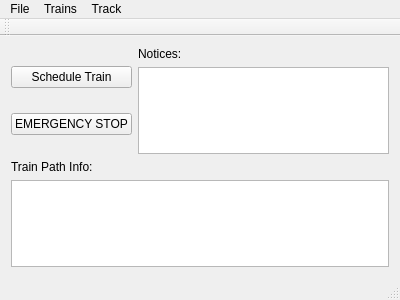
<?xml version="1.0" encoding="UTF-8"?>
<ui version="4.0">
 <class>MainWindow</class>
 <widget class="QMainWindow" name="MainWindow">
  <property name="geometry">
   <rect>
    <x>0</x>
    <y>0</y>
    <width>400</width>
    <height>300</height>
   </rect>
  </property>
  <property name="windowTitle">
   <string>MainWindow</string>
  </property>
  <widget class="QWidget" name="centralWidget">
   <layout class="QVBoxLayout" name="verticalLayout_4">
    <item>
     <layout class="QHBoxLayout" name="horizontalLayout">
      <item>
       <layout class="QVBoxLayout" name="verticalLayout">
        <item>
         <widget class="QPushButton" name="schedule">
          <property name="text">
           <string>Schedule Train</string>
          </property>
         </widget>
        </item>
        <item>
         <widget class="QPushButton" name="pushButton_2">
          <property name="text">
           <string>EMERGENCY STOP</string>
          </property>
         </widget>
        </item>
       </layout>
      </item>
      <item>
       <layout class="QVBoxLayout" name="verticalLayout_3">
        <item>
         <widget class="QLabel" name="label_2">
          <property name="text">
           <string>Notices:</string>
          </property>
         </widget>
        </item>
        <item>
         <widget class="QTextBrowser" name="textBrowser_2"/>
        </item>
       </layout>
      </item>
     </layout>
    </item>
    <item>
     <layout class="QVBoxLayout" name="verticalLayout_2">
      <item>
       <widget class="QLabel" name="label">
        <property name="text">
         <string>Train Path Info:</string>
        </property>
       </widget>
      </item>
      <item>
       <widget class="QTableView" name="tableView"/>
      </item>
     </layout>
    </item>
   </layout>
  </widget>
  <widget class="QMenuBar" name="menuBar">
   <property name="geometry">
    <rect>
     <x>0</x>
     <y>0</y>
     <width>400</width>
     <height>21</height>
    </rect>
   </property>
   <widget class="QMenu" name="menuFile">
    <property name="title">
     <string>File</string>
    </property>
    <addaction name="actionSave_State"/>
   </widget>
   <widget class="QMenu" name="menuTrains">
    <property name="title">
     <string>Trains</string>
    </property>
    <addaction name="actionAdd_Train"/>
    <addaction name="actionEdit_Train"/>
    <addaction name="actionRemove_Train"/>
   </widget>
   <widget class="QMenu" name="menuTrack">
    <property name="title">
     <string>Track</string>
    </property>
    <addaction name="actionStatus_Override"/>
   </widget>
   <addaction name="menuFile"/>
   <addaction name="menuTrains"/>
   <addaction name="menuTrack"/>
  </widget>
  <widget class="QToolBar" name="mainToolBar">
   <attribute name="toolBarArea">
    <enum>TopToolBarArea</enum>
   </attribute>
   <attribute name="toolBarBreak">
    <bool>false</bool>
   </attribute>
  </widget>
  <widget class="QStatusBar" name="statusBar"/>
  <action name="actionSave_State">
   <property name="text">
    <string>Reload Track State</string>
   </property>
  </action>
  <action name="actionLoad_State">
   <property name="text">
    <string>Load State</string>
   </property>
  </action>
  <action name="actionAdd_Train">
   <property name="text">
    <string>Add Train</string>
   </property>
  </action>
  <action name="actionRemove_Train">
   <property name="text">
    <string>Remove Train</string>
   </property>
  </action>
  <action name="actionStatus_Override">
   <property name="text">
    <string>Status Override</string>
   </property>
  </action>
  <action name="actionEdit_Train">
   <property name="text">
    <string>Edit Train</string>
   </property>
  </action>
 </widget>
 <layoutdefault spacing="6" margin="11"/>
 <resources/>
 <connections/>
</ui>
